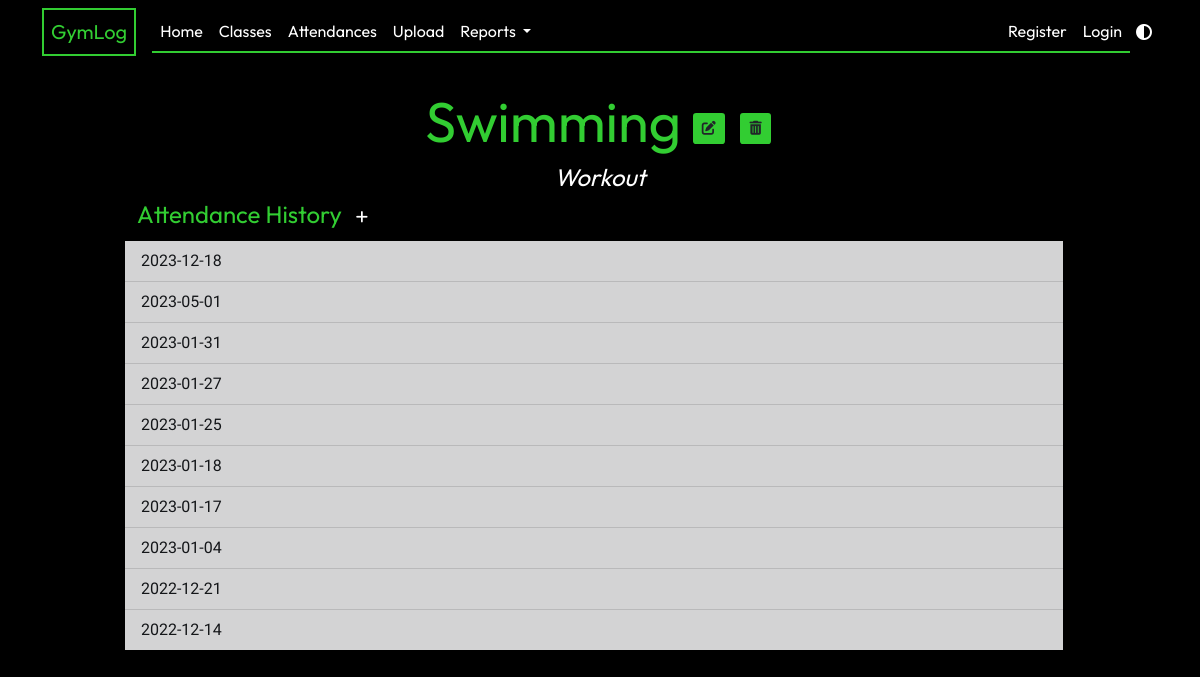
Page /class/13 on the committed database.
### app/models.py (models this page shows, shortened)
class GymClass(db.Model):
    id = db.Column(db.Integer, primary_key=True)
    name = db.Column(db.String(20), unique=True, nullable=False)
    class_type = db.Column(db.String(3), default="Workout")
    attendance_list = db.relationship("Attendance", backref="class_taken", lazy=True)

class Attendance(db.Model):
    id = db.Column(db.Integer, primary_key=True)
    class_id = db.Column(db.Integer, db.ForeignKey("gym_class.id"), nullable=False)
    date_attended = db.Column(db.Date, nullable=False, default=date.today)
    def __lt__(self, other):
        return self.date_attended < other.date_attended

### app/classes/routes.py (the view)
@classes.route("/class/<int:class_id>")
def show_class(class_id):
    gymclass = GymClass.query.get(class_id)
    return render_template("class.html", legend=gymclass.name, gymclass=gymclass)

### app/templates/class.html (shortened to what this page needs)
{% extends "layout.html" %} {% block content %}
<div class="text-center mt-2">
  <h1 class="display-4">
    {{ gymclass.name }}
    <a
      href="{{ url_for('classes.update_class', class_id=gymclass.id) }}"
      class="btn btn-sm btn-current"
      ><i class="fa-solid fa-pen-to-square"></i
    ></a>
    <button
      type="button"
      class="btn btn-current btn-sm m-1"
      data-bs-toggle="modal"
      data-bs-target="#deleteModal">
      <i class="fa-solid fa-trash-can"></i>
    </button>
  </h1>
  <h4 class="subtitle">{{ gymclass.class_type }}</h4>
</div>
<div class="row align-items-center">
  <h4>
    Attendance History
    <a
      href="{{ url_for('attendances.new_attendance', class_id=gymclass.id) }}"
      class="btn btn-sm btn-add"
      ><i class="fa-solid fa-plus"></i
    ></a>
  </h4>
  <ul class="list-group list-group-flush">
    {% for a in gymclass.attendance_list|sort(reverse=true) %}
    <li class="list-group-item list-group-item-dark">
      {{ a.date_attended.strftime('%Y-%m-%d') }}
    </li>
    {% endfor %}
  </ul>
</div>
{% endblock content %}6

### app/static/main.css (style rules this page uses)
:root { --primary-color: black; --secondary-color: white; --accent-color: #32cd32; --typewriter-speed: 2s; --typewriter-chars: 17; }
body { background-color: var(--primary-color); color: var(--secondary-color); margin: 0; min-height: 100vh; font-family: "Roboto"; }
h1, h2, h3, h4 { color: var(--accent-color); font-family: Outfit; }
.subtitle { color: var(--secondary-color); font-style: italic; }
.btn-current { background-color: var(--accent-color); border-radius: 10% 10%; }
.btn-add { background-color: transparent; color: var(--secondary-color); border-radius: 50%; }

### rows in the picture
GymClass: name "Swimming", class_type "Workout"
Attendance: date_attended "2023-12-18"
Attendance: date_attended "2023-05-01"
Attendance: date_attended "2023-01-31"
Attendance: date_attended "2023-01-27"
Attendance: date_attended "2023-01-25"
Attendance: date_attended "2023-01-18"
Attendance: date_attended "2023-01-17"
Attendance: date_attended "2023-01-04"
Attendance: date_attended "2022-12-21"
Attendance: date_attended "2022-12-14"
